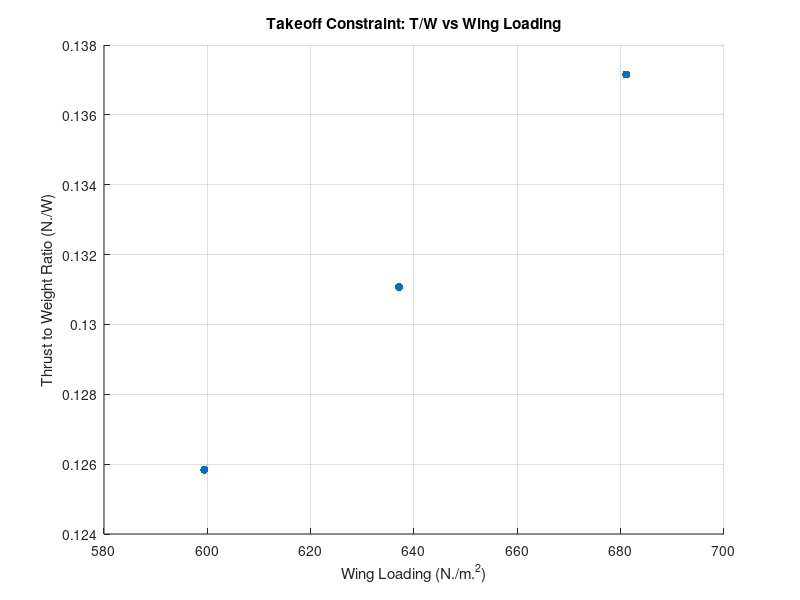

The MATLAB script that drew this image:
%Created by Kriston Rickman
%Date created 07/06/26
%V1.01
%Energy based constraint analysis
%Note:
%/* Rough idea placed on matlab with one constraints using 
% custom design aircraft that is built similar to the 
% Cirrus SR 20 which is why we assumed coefficentis and other
% variables based on its own data*\

clearvars
Gravity = 9.81;
P_SL = 1.225;
P_cruise = 0.905;
S_G = 502.92;
K_TO = 1.2;
Cruise_velocity = 74.594;
C_Dmin = 0.027; % Assumption from Cirrus sr 20
C_Lmin = 0.3; % Assumption from Cirrus sr 20
Sweep_angle = 3; % Made from assumption
Mass_without_wing_skin = 780; % assume based on aircraft type
Wing_mass_per_volume = 2700; % assumption of mass of GA aluminum
Wing_skin_thickness = 0.002; % assumption of mass of GA aluminum
Rolling_friction_coefficient = 0.03;
Propeller_efficiency_TO = 0.75; % assume based on propeller
HP_to_watts = 745.7;


% NOTE Measuremnt in HP will be convert to Watts
Engine_power_HP = [190, 200, 210]; % Assumption of Eninge need data
Span = [11.8, 11.4, 11]; % assume based on aircraft type
Wing_area = [15.5, 14.4, 13.3]; % assume based on aircraft type

% Engine Characteristics
Engine_power_watts = Engine_power_HP .* HP_to_watts;
Fuel_spent_ground_to_TO = 0.11;
Fuel_mass_per_gallon = 2.8; % ARD
mass_loss_on_TO = Fuel_spent_ground_to_TO .* Fuel_mass_per_gallon;

% aircraft related calculation
AR_wing = Span.^2 ./ Wing_area;
Wing_skin_area_total = 2 .* Wing_area;
Wing_skin_volume = Wing_skin_area_total .* Wing_skin_thickness;
Wing_skin_mass = Wing_skin_volume .* Wing_mass_per_volume;
Mass_aircraft = Mass_without_wing_skin + Wing_skin_mass; % assume based on aircraft type
Mass_TO = Mass_aircraft - mass_loss_on_TO;
Weight_TO = Mass_TO * Gravity;
Wing_loading = Weight_TO ./ Wing_area;

%Velocity formulas
C_Lmax_TO = 1.7; % Assumption including flaps, elevator, and wing
Velocity_stall = sqrt((2 .* Weight_TO) ./ (P_SL .* Wing_area .* C_Lmax_TO));
Velocity_TO = K_TO * Velocity_stall;
Velocity_avg_TO = Velocity_TO ./ sqrt(2);
C_L_required_TO = 2 .* Weight_TO ./(P_SL .* Velocity_TO.^2 .* Wing_area);
Lift_TO = 0.5 .* P_SL .* Velocity_TO.^2 .* Wing_area .* C_L_required_TO;
C_Lcruise = 2 .*Weight_TO./(P_cruise .* Cruise_velocity.^2 .* Wing_area);
B = Mass_TO./Mass_aircraft;
%Average lift
Lift_avg_TO = 0.5 .* P_SL .* Velocity_avg_TO.^2 .* Wing_area .* C_L_required_TO;
q_avg_TO = 0.5 .* P_SL .* Velocity_avg_TO.^2;
Thrust_TO = (Propeller_efficiency_TO .* Engine_power_watts) ./ Velocity_TO;

% Sweep Angle Calculation Decision
if Sweep_angle == 0
    e = 1.78 .* (1 - 0.045 .* AR_wing.^0.68) - 0.64;
elseif Sweep_angle >= 30
    e = 4.61 .* (1 - 0.045 .* AR_wing.^0.68) .* (cosd(Sweep_angle)).^0.15 - 3.1;
elseif (Sweep_angle > 0) && (Sweep_angle < 30)
    e0 = 1.78 .* (1 - 0.045 .* AR_wing.^0.68) - 0.64;
    e30 = 4.61 .* (1 - 0.045 .* AR_wing.^0.68) .* (cosd(30)).^0.15 - 3.1;
    e = e0 + (Sweep_angle ./ 30) .* (e30 - e0);
else
    error("Sweep angle is out of range")
end

% Full Drag Polar Buildup
K_1 = 1./(pi.*AR_wing.*e);

C_D0 = C_Dmin + K_1.*C_Lmin.^2;

K_2 = -2.*K_1.*C_Lmin;

C_DTO = C_D0 + (K_1.*C_L_required_TO.^2) + K_2.*C_L_required_TO;

C_Dcruise = C_D0 + (K_1.*C_Lcruise.^2) + K_2.*C_Lcruise;

Drag_TO = 0.5 .* C_DTO .* P_SL .* Wing_area .* Velocity_TO.^2;

%Average drag

Drag_avg_TO = 0.5 .* P_SL .* Velocity_avg_TO.^2 .* Wing_area .* C_DTO;

% Equation for Constraints

Acceleration_TO = Velocity_TO.^2 ./ (2 .* S_G);

%Takeoff constraint
Thrust_to_Weight_TO = (Acceleration_TO ./ Gravity) + (q_avg_TO .* C_DTO) ./Wing_loading + Rolling_friction_coefficient .* (1 - (q_avg_TO .* C_L_required_TO) ./ Wing_loading); % Takeoff Constraint


Acceleration_horizontal = (Thrust_TO - Drag_avg_TO - Rolling_friction_coefficient .* (Weight_TO - Lift_avg_TO)) ./ Mass_TO; % Horizontal acceleration

figure;
scatter(Wing_loading, Thrust_to_Weight_TO, 'filled');
xlabel('Wing Loading (N./m.^2)');
ylabel('Thrust to Weight Ratio (N./W)');
title('Takeoff Constraint: T/W vs Wing Loading');
grid on;
